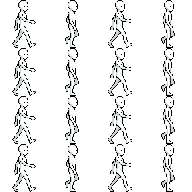
#> input picture Assets/怪物prefab/gate/351_爱给网_aigei_com.png, 192 x 192 px
$ python preview_row0.py
#> lines starting #> are read from the running program, lines starting #| are printed output that depends on the picture
"""把 sprite sheet 第一行 (4 帧行走) 放大 6 倍输出，方便检查细节。"""
from PIL import Image
import os

src = os.path.join(
    os.path.dirname(os.path.dirname(os.path.abspath(__file__))),
    "Assets", "怪物prefab", "gate", "351_爱给网_aigei_com.png"
)
img = Image.open(src).convert("RGBA")
#> img is the input picture: PIL image 192x192 RGBA; mean R, G, B, A 29.4, 29.9, 30.1, 45.7
row0 = img.crop((0, 0, 192, 48))
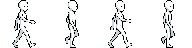
#> row0: PIL image 192x48 RGBA; mean R, G, B, A 29.4, 29.9, 30.1, 45.7; transparent parts drawn white
# 放大 6x，用 NEAREST 保持像素感
big = row0.resize((192 * 6, 48 * 6), Image.NEAREST)
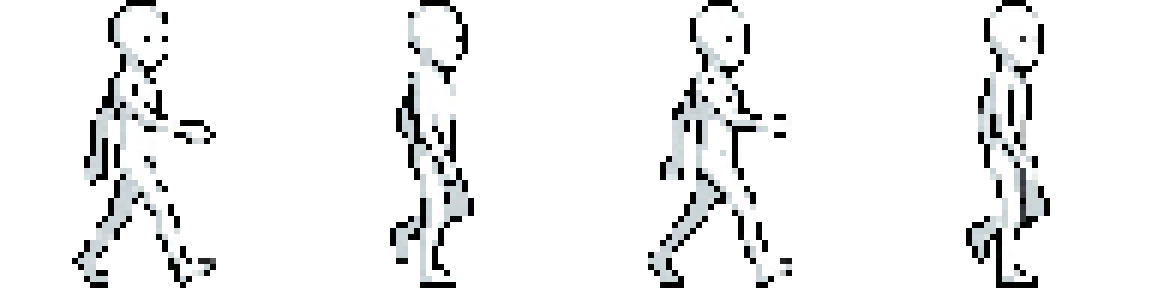
#> big: PIL image 1152x288 RGBA; mean R, G, B, A 29.4, 29.9, 30.1, 45.7; transparent parts drawn white
# 给透明背景上一个浅灰色方便观察轮廓
bg = Image.new("RGBA", big.size, (200, 200, 210, 255))
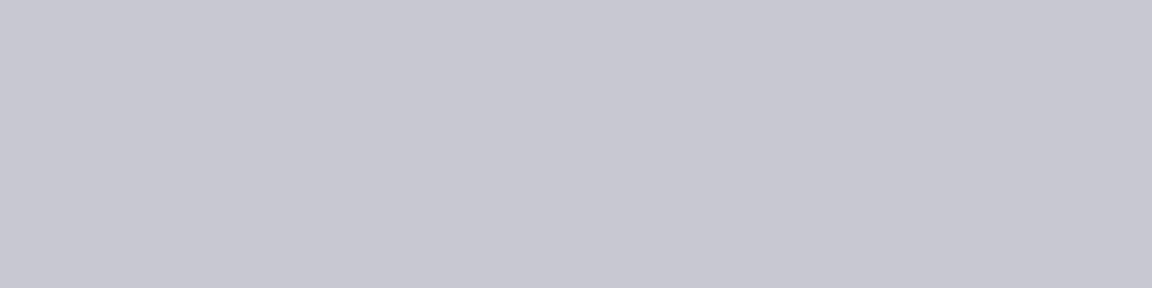
#> bg: PIL image 1152x288 RGBA; mean R, G, B, A 200, 200, 210, 255
bg.alpha_composite(big)
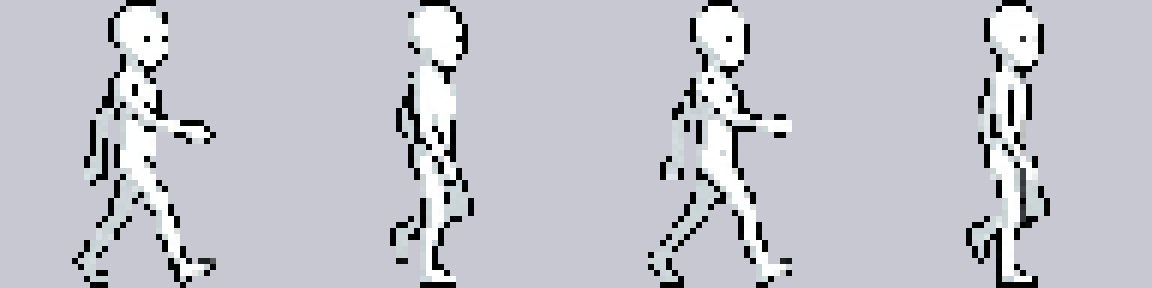
#> bg: PIL image 1152x288 RGBA; mean R, G, B, A 193.6, 194.1, 202.4, 255
out = os.path.join(os.path.dirname(__file__), "preview_row0.png")
bg.save(out)
print(f"[OK] {out}")
